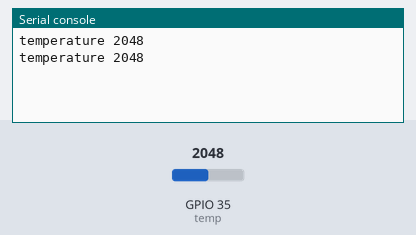
A program run on a simulated ESP32 board running MicroPython. Shown: the last lines printed to the serial console. Inputs (shaded band) come from the test bench; at power-on: GPIO 35 (temp) = 2048 (analog values on the 0–4095 scale).

Above: at 1.2 s.
1.3 s: GPIO 35 (temp) set to 2866
At 2.6 s:
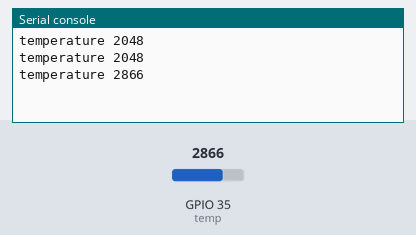
2.8 s: GPIO 35 (temp) set to 3603
At 3.5 s:
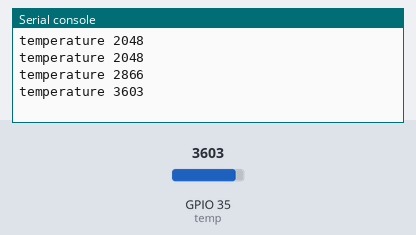
Timing chart, 0 to 5.8 s (numbered marks = the images above; inputs shaded):
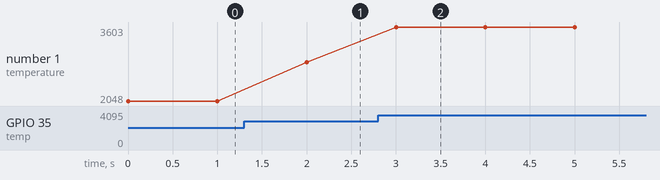

The program:

main.py
```python
"""
  @date 2021/1/31 下午7:38
"""
__author__ = 'ilmostro'

from machine import Pin
from machine import ADC
import time

temp = ADC(Pin(35))

while True:
    print("temperature", temp.read())
    time.sleep(1)
```

Measured:
- after the input at 1.3 s, the serial console: prints a new line after 0.70 s (image 1)
- after the input at 2.8 s, the serial console: prints a new line after 0.20 s (image 2)
- plotted number 1: 2048 → 2866 after the input at 1.3 s, 2866 → 3603 after the input at 2.8 s
